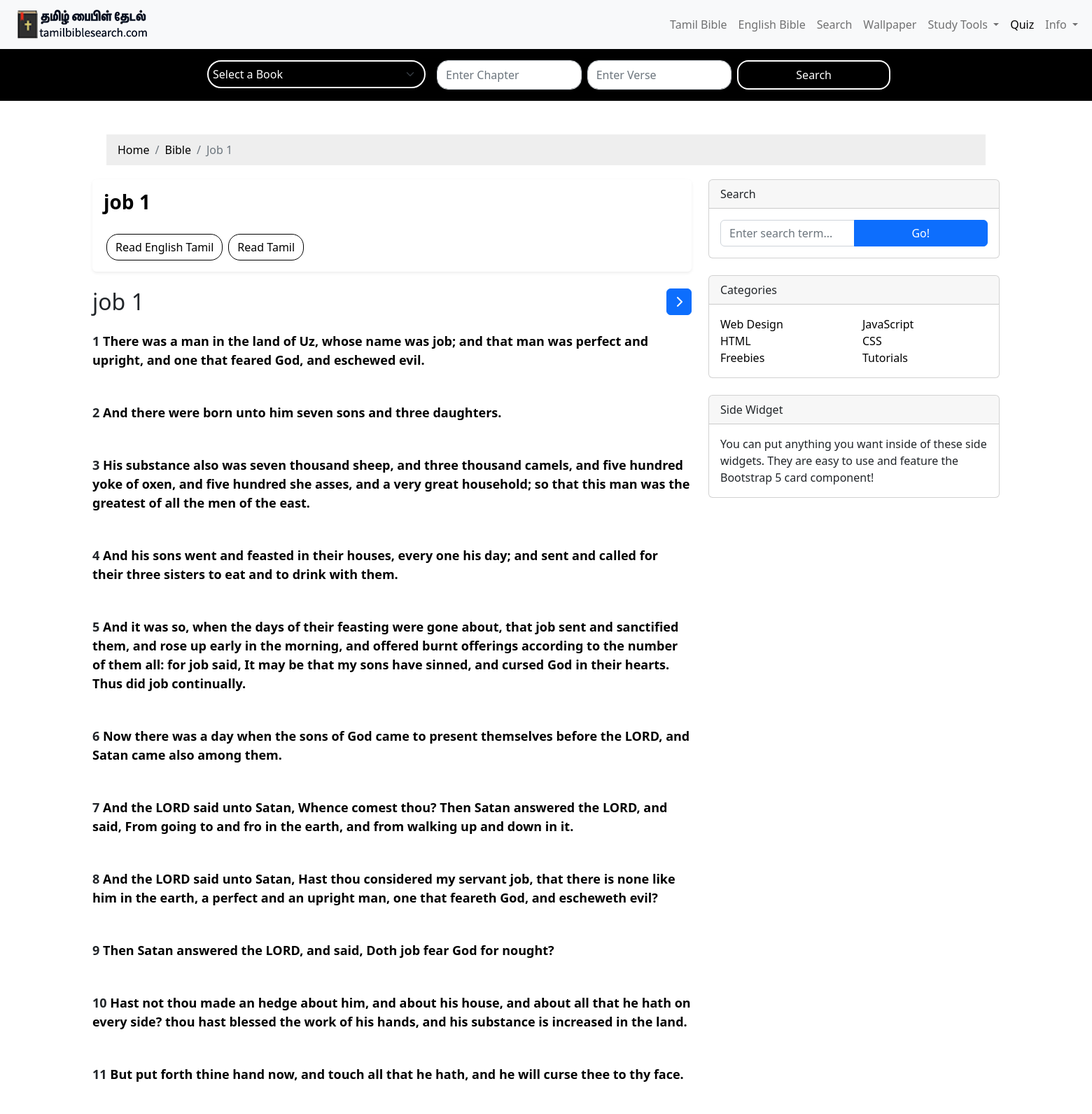
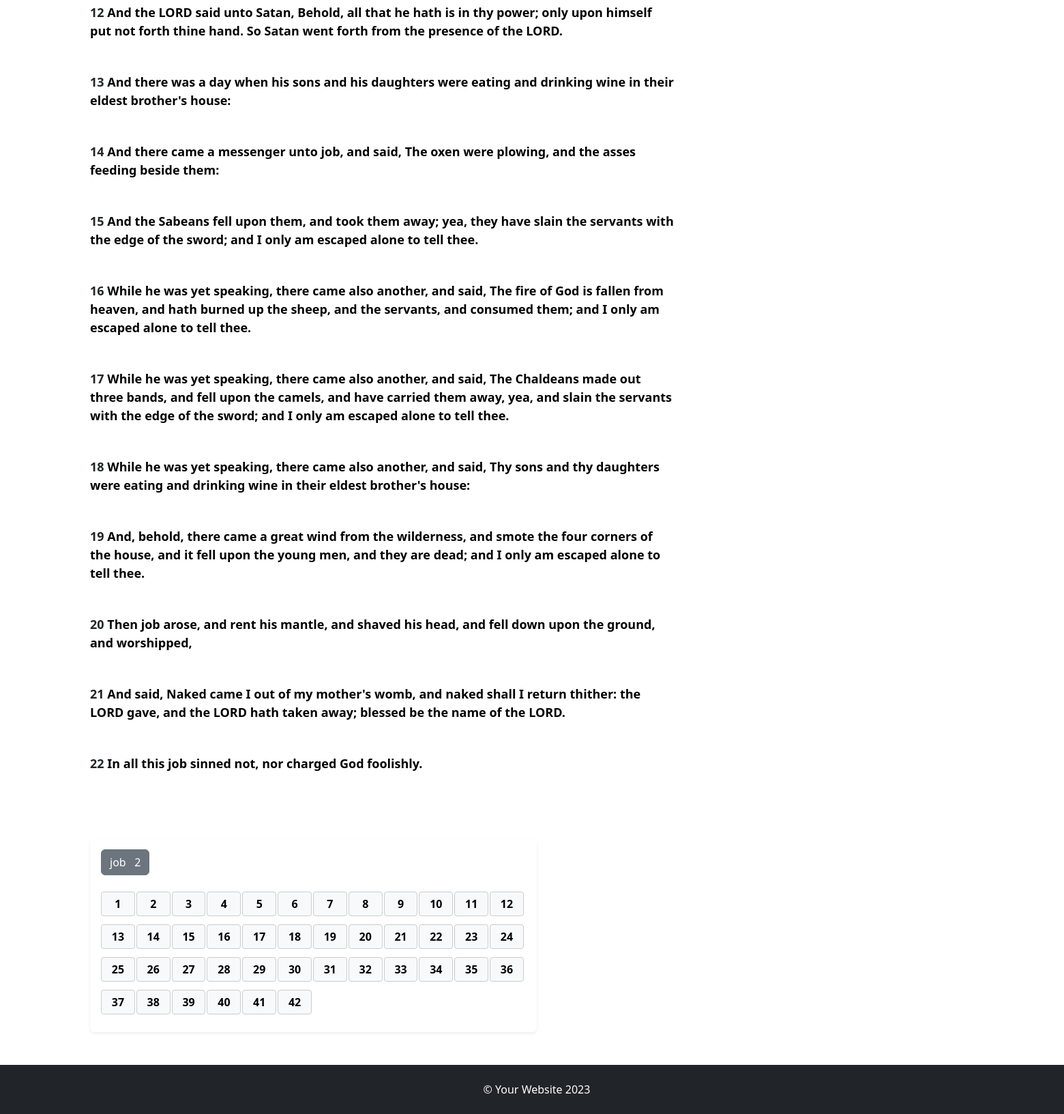
/english/job/1/, run on the app's committed database (2 pictures, top to bottom).
### myapp/models.py (models this page shows)
class BibleDb(models.Model):
    book = models.CharField(max_length=100)
    bookname = models.CharField(max_length=100)
    tamilname = models.CharField(max_length=10)
    chapter = models.CharField(max_length=100)  # Format "1:1", "2:10", etc.
    versecount = models.CharField(max_length=100)
    verse = models.TextField()
    kjv = models.TextField()

### myapp/views.py (the view)
# urls.py: path('english/<str:bookname>/<str:chapter>/', views.chapter_detail_english, name='chapter_detail_english'),
def chapter_detail_english(request, bookname, chapter):
    books = BibleDb.objects.values('bookname').distinct()
    book = bookname
    verses = BibleDb.objects.filter(bookname=bookname, chapter=chapter)
    breadcrumbs = [
        {'name': 'Home', 'url': '/'},
        {'name': 'Bible', 'url': '/english/'},
        {'name': f'{bookname.capitalize()}  {chapter}', 'url': None},
    ]
    current_book = bookname
    next_book=bookname
    prev_book=bookname
    all_chapters = BibleDb.objects.filter(bookname=current_book).values_list('chapter', flat=True).distinct().order_by(Cast('chapter', output_field=models.IntegerField()))
    chapter_index = list(all_chapters).index(chapter)
    prev_chapter = all_chapters[chapter_index - 1] if chapter_index > 0 else None
    next_chapter = all_chapters[chapter_index + 1] if chapter_index < len(all_chapters) - 1 else None
    bible_books = list(BibleDb.objects.values_list('bookname', flat=True).distinct())
    if next_chapter is None:
        book_index = bible_books.index(current_book)
        next_book = bible_books[book_index + 1] if book_index + 1 < len(bible_books) else None
        if next_book:
            next_book=next_book
            next_chapter = BibleDb.objects.filter(bookname=next_book).order_by('chapter').first().chapter
    if prev_chapter is None:
        book_index = bible_books.index(current_book)
        prev_book = bible_books[book_index-1] if book_index - 1 >= 0 else None
        if prev_book:
            prev_book=prev_book
            prev_book_chapters = BibleDb.objects.filter(bookname=prev_book).values_list('chapter', flat=True).distinct().order_by(Cast('chapter', output_field=models.IntegerField()))
            prev_chapter=len(prev_book_chapters)
    return render(request, 'chapter_detailenglish.html', {
        "all_chapters": all_chapters,
        "breadcrumbs": breadcrumbs,
        "verses": verses,
        "books": books,
        "book": book,
        "chapter": chapter,
        "prev_chapter": prev_chapter,
        "next_chapter": next_chapter,
        "bookname": current_book,
        "next_book":next_book,
        "prev_book":prev_book
    })

### myapp/templates/chapter_detailenglish.html (shortened to what this page needs)
{% extends 'base_english.html' %}
{% load static %}
{% block content %}
    <body>
    <div class="container mt-4">
       <nav aria-label="breadcrumb">
        <ol class="breadcrumb" style="padding: 10px 16px;
        list-style: none;
        background-color: #eee;
        margin: 20px;">
            {% for crumb in breadcrumbs %}
                {% if crumb.url %}
                    <li class="breadcrumb-item">
                        <a href="{{ crumb.url }}" style="text-decoration: none;color: black;">{{ crumb.name }}</a>
                    </li>
                {% else %}
                    <li class="breadcrumb-item active" aria-current="page">{{ crumb.name }}</li>
                {% endif %}
            {% endfor %}
        </ol>
    </nav>
      <div class="row">
        <div class="col-lg-8 col-md-12 mb-4">
          <article>
            <header class="mb-4 bg-white text-black p-3 rounded shadow-sm">
              <div class="d-flex flex-wrap justify-content-between">
                <div class="w-100">
                  <h1 class="fw-bold mb-1 text-center text-md-start">{{ book }} {{ chapter }}</h1>
                </div>
                <div class="d-flex justify-content-center justify-content-md-start w-100 mt-3">
                  <a href="{% url 'chapter3' bookname=book chapter=chapter %}" class="btn btn-primary mt-2 mx-1" style="border-radius: 17px; background-color: white; border: 1px solid black; color: black; font-weight: 500;">
                    Read English Tamil
                  </a>
                  <a href="{% url 'chapter_detail' bookname=book chapter=chapter %}" class="btn btn-primary mt-2 mx-1" style="border-radius: 17px; background-color: white; border: 1px solid black; color: black; font-weight: 500;">
                    Read Tamil
                  </a>
                </div>
              </div>
            </header>
            <div class="d-flex justify-content-between align-items-center mb-4">
              <h2 class="text-center mb-0">{{ bookname }} {{ chapter }}</h2>
              {% if next_chapter %}
              <a href="{% url 'chapter_detail_english' bookname=next_book chapter=next_chapter %}" class="btn btn-primary">
                <i class="fas fa-chevron-right"></i>
              </a>
              {% endif %}
            </div>
            {% for i in verses %}
            <section class="mb-5">
              <p class="fs-5 mb-3" style="font-weight: 600;">
                {{ i.versecount }}
                <a href="{% url 'verse_detail_english' i.bookname i.chapter i.versecount %}" class="text-decoration-none">
                  {{ i.kjv }}
                </a>
              </p>
            </section>
            {% endfor %}
          </article>
        </div>
        <div class="col-lg-4 col-md-6">
          <div class="card mb-4">
            <div class="card-header">Search</div>
            <div class="card-body">
              <div class="input-group">
                <input class="form-control" type="text" placeholder="Enter search term..." aria-label="Enter search term..." aria-describedby="button-search" />
                <button class="btn btn-primary" id="button-search" type="button">Go!</button>
              </div>
            </div>
          </div>
          <div class="card mb-4">
            <div class="card-header">Categories</div>
            <div class="card-body">
              <div class="row">
                <div class="col-6">
                  <ul class="list-unstyled mb-0">
                    <li><a href="#!">Web Design</a></li>
                    <li><a href="#!">HTML</a></li>
                    <li><a href="#!">Freebies</a></li>
                  </ul>
                </div>
                <div class="col-6">
                  <ul class="list-unstyled mb-0">
                    <li><a href="#!">JavaScript</a></li>
                    <li><a href="#!">CSS</a></li>
                    <li><a href="#!">Tutorials</a></li>
                  </ul>
                </div>
              </div>
            </div>
          </div>
          <div class="card mb-4">
            <div class="card-header">Side Widget</div>
            <div class="card-body">You can put anything you want inside of these side widgets. They are easy to use and feature the Bootstrap 5 card component!</div>
          </div>
        </div>
      </div>
     <div class="row mt-4">
        <div class="col-md-12">
          <header class="mb-4 bg-white text-black p-3 rounded shadow-sm">
            <div class="chapter-navigation">
              {% if next_chapter %}
              <a href="{% url 'chapter_detail_english' bookname=next_book chapter=next_chapter %}"
              class="btn btn-secondary">
              {{next_book}} &nbsp; {{ next_chapter }}
                </a>
              {% endif %}
            </div>
            <div class="verse-grid">
              {% for chapter_num in all_chapters %}
                <div class="verse-box">
                <a href="{% url 'chapter_detail_english' bookname=book chapter=chapter_num %}">{{ chapter_num }}</a>
                </div>
              {% endfor %}
            </div>
          </header>
        </div>
      </div>
    <footer class="py-4 bg-dark text-white text-center mt-4" style="width: 2000px;
    margin-left: -345px;">
      <div class="container">
        <p class="m-0">&copy; Your Website 2023</p>
      </div>
    </footer>
  </body>
  {% endblock %}

### myapp/templates/base_english.html (style rules this page uses)
header { background-color: #343a40; color: white; padding: 1rem 0; }
.form-select, .form-control { border-radius: 4px; background-color: black; border-color: white; color: white; box-shadow: none; }
@media (min-width: 769px) { .col-md-12 { display: flex; flex-wrap: wrap; align-items: center; gap: 15px; } }
@media (min-width: 769px) { select, input, button { flex: 1; min-width: 150px; } }

### data on the page
BibleDb: versecount "1", kjv "There was a man in the land of Uz, whose name was job; and that man was perfect and upright, and one that feared God, and eschewed evil."
BibleDb: versecount "2", kjv "And there were born unto him seven sons and three daughters."
BibleDb: versecount "3", kjv "His substance also was seven thousand sheep, and three thousand camels, and five hundred yoke of oxen, and five hundred she asses, and a very great household; so that this man was the greatest of all the men of the east."
BibleDb: versecount "4", kjv "And his sons went and feasted in their houses, every one his day; and sent and called for their three sisters to eat and to drink with them."
BibleDb: versecount "5", kjv "And it was so, when the days of their feasting were gone about, that job sent and sanctified them, and rose up early in the morning, and offered burnt offerings according to the number of them all: for job said, It may be that my sons have sinned, and cursed God in their hearts. Thus did job continually."
BibleDb: versecount "6", kjv "Now there was a day when the sons of God came to present themselves before the LORD, and Satan came also among them."
BibleDb: versecount "7", kjv "And the LORD said unto Satan, Whence comest thou? Then Satan answered the LORD, and said, From going to and fro in the earth, and from walking up and down in it."
BibleDb: versecount "8", kjv "And the LORD said unto Satan, Hast thou considered my servant job, that there is none like him in the earth, a perfect and an upright man, one that feareth God, and escheweth evil?"
BibleDb: versecount "9", kjv "Then Satan answered the LORD, and said, Doth job fear God for nought?"
BibleDb: versecount "10", kjv "Hast not thou made an hedge about him, and about his house, and about all that he hath on every side? thou hast blessed the work of his hands, and his substance is increased in the land."
BibleDb: versecount "11", kjv "But put forth thine hand now, and touch all that he hath, and he will curse thee to thy face."
BibleDb: versecount "12", kjv "And the LORD said unto Satan, Behold, all that he hath is in thy power; only upon himself put not forth thine hand. So Satan went forth from the presence of the LORD."
BibleDb: versecount "13", kjv "And there was a day when his sons and his daughters were eating and drinking wine in their eldest brother's house:"
BibleDb: versecount "14", kjv "And there came a messenger unto job, and said, The oxen were plowing, and the asses feeding beside them:"
BibleDb: versecount "15", kjv "And the Sabeans fell upon them, and took them away; yea, they have slain the servants with the edge of the sword; and I only am escaped alone to tell thee."
BibleDb: versecount "16", kjv "While he was yet speaking, there came also another, and said, The fire of God is fallen from heaven, and hath burned up the sheep, and the servants, and consumed them; and I only am escaped alone to tell thee."
BibleDb: versecount "17", kjv "While he was yet speaking, there came also another, and said, The Chaldeans made out three bands, and fell upon the camels, and have carried them away, yea, and slain the servants with the edge of the sword; and I only am escaped alone to tell thee."
BibleDb: versecount "18", kjv "While he was yet speaking, there came also another, and said, Thy sons and thy daughters were eating and drinking wine in their eldest brother's house:"
BibleDb: versecount "19", kjv "And, behold, there came a great wind from the wilderness, and smote the four corners of the house, and it fell upon the young men, and they are dead; and I only am escaped alone to tell thee."
BibleDb: versecount "20", kjv "Then job arose, and rent his mantle, and shaved his head, and fell down upon the ground, and worshipped,"
BibleDb: versecount "21", kjv "And said, Naked came I out of my mother's womb, and naked shall I return thither: the LORD gave, and the LORD hath taken away; blessed be the name of the LORD."
BibleDb: versecount "22", kjv "In all this job sinned not, nor charged God foolishly."

### other printed values
{{ crumb.name }} "Home" "Bible"
{{ crumb.name }} "Job 1"
{{ book }} "job"
{{ chapter }} "1"
{{ bookname }} "job"
{{ next_book }} "job"
{{ next_chapter }} "2"
{{ chapter_num }} "1" "2" "3" "4" "5" "6" "7" "8" "9" "10" "11" "12" "13" "14" "15" "16" "17" "18" "19" "20" "21" "22" "23" "24" "25" "26" "27" "28" "29" "30" "31" "32" "33" "34" "35" "36" "37" "38" "39" "40" "41" "42"
